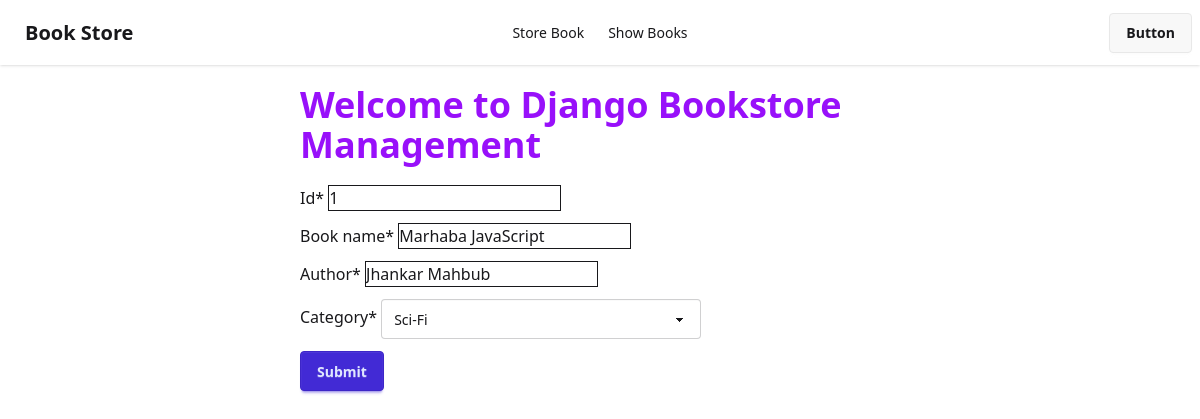
The app's page /edit_book/1, older data.
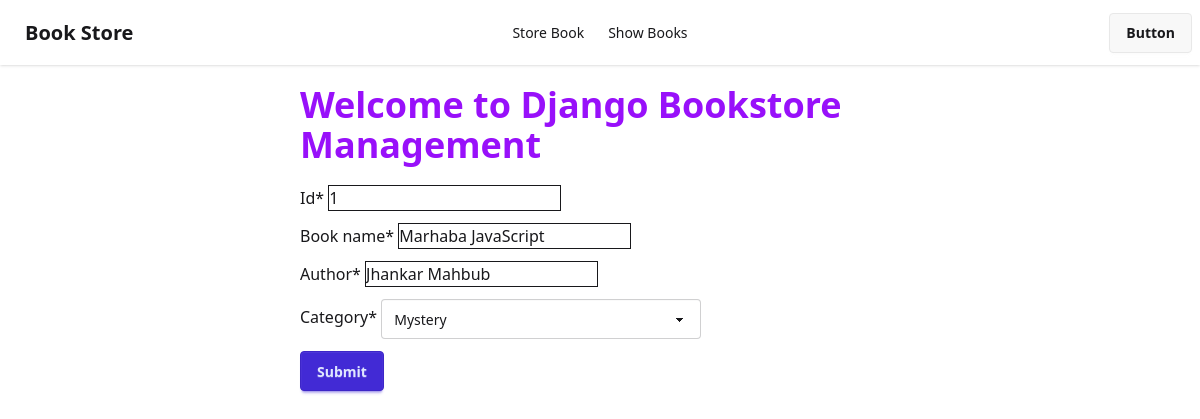
The same page, newer data.
### book/models.py (models this page shows)
class BookStoreModel(models.Model):
    CATEGORY = (
        ('Mystery', 'Mystery'),
        ('Thriller', 'Thriller'),
        ('Sci-Fi', 'Sci-Fi'),
        ('Humor', 'Humor'),
        ('Horror', 'Horror')
    )
    id = models.IntegerField(primary_key=True)
    book_name = models.CharField(max_length= 30)
    author = models.CharField(max_length= 20)
    category = models.CharField(max_length=30, choices=CATEGORY)
    first_pub = models.DateTimeField(auto_now_add=True)
    last_pub = models.DateTimeField(auto_now=True)

### book/views.py (the view)
# urls.py: path('edit_book/<int:id>', edit_book, name="edit_book"),
def edit_book(request, id):
    book = BookStoreModel.objects.get(pk = id)
    form = BookStoreForm(instance=book)
    if request.method == 'POST':
        form = BookStoreForm(request.POST, instance=book)
        if form.is_valid():
            form.save()
            return redirect('show_books')
    return render(request, 'store_book.html', {'form': form})

### book/forms.py
class BookStoreForm(forms.ModelForm):
    class Meta:
        model = BookStoreModel
        fields = '__all__'

### book/templates/store_book.html (shortened to what this page needs)
{% extends "base.html" %}
{% load crispy_forms_tags %}
{% block content %}
<div class="w-1/2 mx-auto">
    <h1 class="text-4xl text-purple-600 font-bold my-5">Welcome to Django Bookstore Management</h1>
    <form method="post">
        {{form|crispy}}
        <button class="btn btn-primary">Submit</button>
    </form>
</div>
{% endblock %}

Row changes from the older to the newer data that the page shows:
changed BookStoreModel "Marhaba JavaScript": category "Sci-Fi" → "Mystery"
